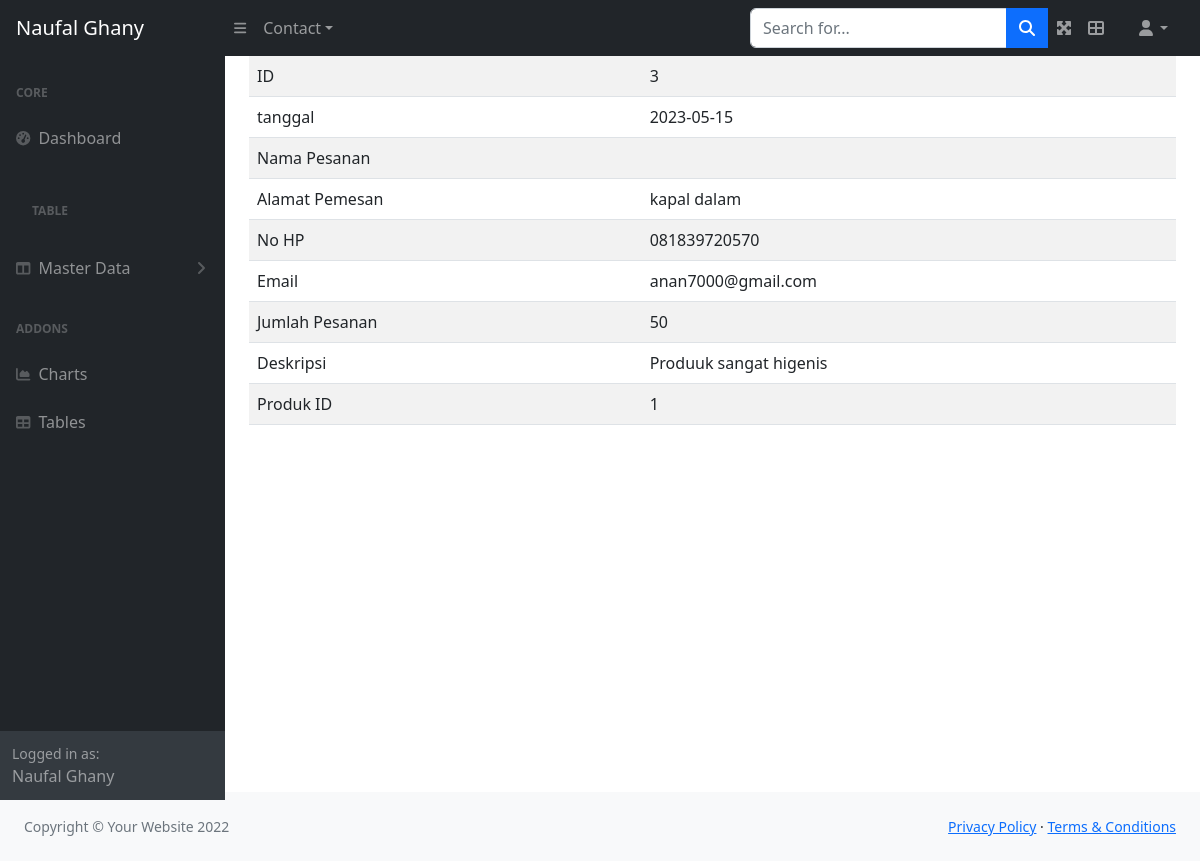
Screenshot of /admin/index.php?hal=view_pesanan&id=3 with the database file from the repository.
### tables this page shows
CREATE TABLE `pesanan` (
  `id` int(11) NOT NULL,
  `tanggal` date NOT NULL,
  `nama_pemesan` varchar(45) NOT NULL,
  `alamat_pemesan` varchar(45) NOT NULL,
  `no_hp` varchar(20) NOT NULL,
  `email` varchar(45) NOT NULL,
  `jumlah_pesanan` int(11) DEFAULT NULL,
  `deskripsi` text DEFAULT NULL,
  `produk_id` int(11) DEFAULT NULL
);

### admin/view_pesanan.php (the view)
<?php
require_once 'dbkoneksi.php';
?>
<?php
    $_id = $_GET['id'];
    $sql = "SELECT * FROM pesanan WHERE id=?";
    $st = $dbh->prepare($sql);
    $st->execute([$_id]);
    $row = $st->fetch();
?>
<table class="table table-striped">
    <tbody>
        <tr><td>ID</td><td><?=$row['id']?></td></tr>
        <tr>  <td>tanggal</td><td><?=$row['tanggal']?></td></tr>
        <tr>   <td>Nama Pesanan</td><td><?=$row['nama']?></td></tr>
        <tr>   <td>Alamat Pemesan</td><td><?=$row['alamat_pemesan']?></td></tr>
        <tr>   <td>No HP</td><td><?=$row['no_hp']?></td></tr>
        <tr>   <td>Email</td><td><?=$row['email']?></td></tr>
        <tr>   <td>Jumlah Pesanan</td><td><?=$row['jumlah_pesanan']?></td></tr>
        <tr>   <td>Deskripsi</td><td><?=$row['deskripsi']?></td></tr>
        <tr>   <td>Produk ID</td><td><?=$row['produk_id']?></td></tr>
    </tbody>
</table>

### rows the page displays
pesanan: id "3", tanggal "2023-05-15", alamat_pemesan "kapal dalam", no_hp "081839720570", email "anan7000@gmail.com", jumlah_pesanan "50", deskripsi "Produuk sangat higenis", produk "1"
